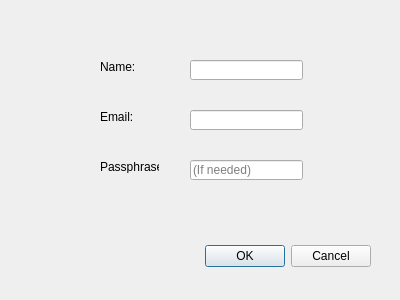
<?xml version="1.0" encoding="UTF-8"?>
<ui version="4.0">
 <class>ImportKeyDialog</class>
 <widget class="QDialog" name="ImportKeyDialog">
  <property name="geometry">
   <rect>
    <x>0</x>
    <y>0</y>
    <width>400</width>
    <height>300</height>
   </rect>
  </property>
  <property name="windowTitle">
   <string>Import Key</string>
  </property>
  <widget class="QDialogButtonBox" name="buttonBox">
   <property name="geometry">
    <rect>
     <x>30</x>
     <y>240</y>
     <width>341</width>
     <height>32</height>
    </rect>
   </property>
   <property name="orientation">
    <enum>Qt::Horizontal</enum>
   </property>
   <property name="standardButtons">
    <set>QDialogButtonBox::Cancel|QDialogButtonBox::Ok</set>
   </property>
  </widget>
  <widget class="QLabel" name="emailLabel">
   <property name="geometry">
    <rect>
     <x>100</x>
     <y>110</y>
     <width>47</width>
     <height>13</height>
    </rect>
   </property>
   <property name="text">
    <string>Email:</string>
   </property>
  </widget>
  <widget class="QLabel" name="passphraseLabel">
   <property name="geometry">
    <rect>
     <x>100</x>
     <y>160</y>
     <width>59</width>
     <height>13</height>
    </rect>
   </property>
   <property name="text">
    <string>Passphrase:</string>
   </property>
  </widget>
  <widget class="QLabel" name="nameLabel">
   <property name="geometry">
    <rect>
     <x>100</x>
     <y>60</y>
     <width>47</width>
     <height>13</height>
    </rect>
   </property>
   <property name="text">
    <string>Name:</string>
   </property>
  </widget>
  <widget class="QLineEdit" name="nameLineEdit">
   <property name="geometry">
    <rect>
     <x>190</x>
     <y>60</y>
     <width>113</width>
     <height>20</height>
    </rect>
   </property>
  </widget>
  <widget class="QLineEdit" name="emailLineEdit">
   <property name="geometry">
    <rect>
     <x>190</x>
     <y>110</y>
     <width>113</width>
     <height>20</height>
    </rect>
   </property>
   <property name="echoMode">
    <enum>QLineEdit::Normal</enum>
   </property>
   <property name="placeholderText">
    <string/>
   </property>
  </widget>
  <widget class="QLineEdit" name="passphraseLineEdit">
   <property name="geometry">
    <rect>
     <x>190</x>
     <y>160</y>
     <width>113</width>
     <height>20</height>
    </rect>
   </property>
   <property name="echoMode">
    <enum>QLineEdit::Password</enum>
   </property>
   <property name="placeholderText">
    <string>(If needed)</string>
   </property>
  </widget>
 </widget>
 <resources/>
 <connections>
  <connection>
   <sender>buttonBox</sender>
   <signal>accepted()</signal>
   <receiver>ImportKeyDialog</receiver>
   <slot>accept()</slot>
   <hints>
    <hint type="sourcelabel">
     <x>248</x>
     <y>254</y>
    </hint>
    <hint type="destinationlabel">
     <x>157</x>
     <y>274</y>
    </hint>
   </hints>
  </connection>
  <connection>
   <sender>buttonBox</sender>
   <signal>rejected()</signal>
   <receiver>ImportKeyDialog</receiver>
   <slot>reject()</slot>
   <hints>
    <hint type="sourcelabel">
     <x>316</x>
     <y>260</y>
    </hint>
    <hint type="destinationlabel">
     <x>286</x>
     <y>274</y>
    </hint>
   </hints>
  </connection>
 </connections>
</ui>
